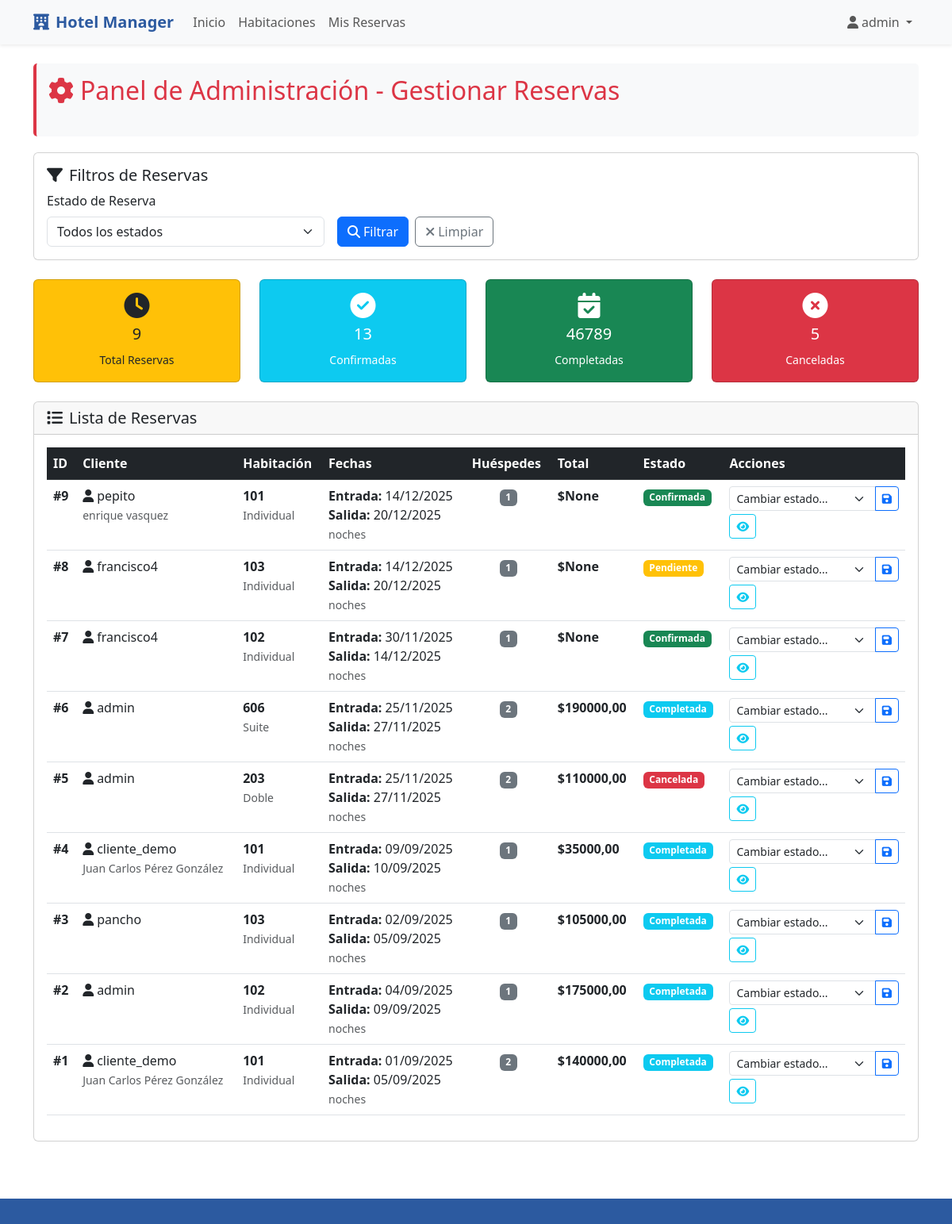
/reservas/ (signed in), run on the app's committed database.
### hotel/models.py (models this page shows, shortened)
class Reserva(models.Model):
    ESTADOS_RESERVA = [
        ('pendiente', 'Pendiente'),
        ('confirmada', 'Confirmada'),
        ('cancelada', 'Cancelada'),
        ('completada', 'Completada'),
    ]
    cliente = models.ForeignKey(User, on_delete=models.CASCADE, related_name='reservas')
    habitacion = models.ForeignKey(Habitacion, on_delete=models.CASCADE, related_name='reservas')
    fecha_entrada = models.DateField()
    fecha_salida = models.DateField()
    numero_huespedes = models.PositiveIntegerField()
    estado = models.CharField(max_length=20, choices=ESTADOS_RESERVA, default='pendiente')
    precio_total = models.DecimalField(max_digits=12, decimal_places=2, null=True, blank=True)
    fecha_reserva = models.DateTimeField(auto_now_add=True)
    comentarios = models.TextField(blank=True)
    class Meta:
        verbose_name = "Reserva"
        verbose_name_plural = "Reservas"
        ordering = ['-fecha_reserva']
        indexes = [
            models.Index(fields=['habitacion', 'fecha_entrada', 'fecha_salida']),
            models.Index(fields=['estado']),
        ]
        permissions = [
            ("can_confirm_reservation", "Can confirm reservation"),
            ("can_cancel_reservation", "Can cancel reservation"),
        ]

class Habitacion(models.Model):
    ESTADOS = [
        ('disponible', 'Disponible'),
        ('ocupada', 'Ocupada'),
        ('mantenimiento', 'En Mantenimiento'),
    ]
    numero = models.CharField(max_length=10, unique=True)
    tipo = models.ForeignKey(TipoHabitacion, on_delete=models.PROTECT, related_name='habitaciones') #Deleted Protec para evitar borrados sin querer
    estado = models.CharField(max_length=20, choices=ESTADOS, default='disponible')
    piso = models.IntegerField()
    descripcion = models.TextField(blank=True)
    fecha_creacion = models.DateTimeField(auto_now_add=True)
    class Meta:
        verbose_name = "Habitación"
        verbose_name_plural = "Habitaciones"
        ordering = ['numero']
        indexes = [
            models.Index(fields=['numero']),
            models.Index(fields=['estado']),
        ]
        permissions = [
            ("can_change_room_state", "Can change room state"),
        ]

class TipoHabitacion(models.Model):
    TIPOS_HABITACION = [
        ('individual', 'Individual'),
        ('doble', 'Doble'),
        ('suite', 'Suite'),
        ('familiar', 'Familiar'),
    ]
    nombre = models.CharField(max_length=50, choices=TIPOS_HABITACION, unique=True)
    descripcion = models.TextField(blank=True)
    precio_por_noche = models.DecimalField(max_digits=10, decimal_places=2)
    capacidad_maxima = models.PositiveIntegerField()
    class Meta:
        verbose_name = "Tipo de Habitación"
        verbose_name_plural = "Tipos de Habitación"
        indexes = [
            models.Index(fields=['nombre']),
        ]
    def __str__(self):
        return self.get_nombre_display()

### hotel/views.py (the view)
# urls.py: path('reservas/', views.gestionar_reservas, name='gestionar_reservas'),
@user_passes_test(es_administrador)
def gestionar_reservas(request):
    reservas = Reserva.objects.all().order_by('-fecha_reserva')
    estado_filtro = request.GET.get('estado')
    if estado_filtro:
        reservas = reservas.filter(estado=estado_filtro)
    contexto = {
        'reservas': reservas,
        'estado_seleccionado': estado_filtro,
    }
    return render(request, 'hotel/gestionar_reservas.html', contexto)

### hotel/views.py (called while the page is built)
def es_administrador(user):
    return user.is_staff or user.is_superuser

### hotel/templates/hotel/gestionar_reservas.html (shortened to what this page needs)
{% extends 'hotel/base.html' %}
{% block contenido %}
<div class="admin-controls">
    <h2 class="text-danger mb-4">
        <i class="fas fa-cog me-2"></i>Panel de Administración - Gestionar Reservas
    </h2>
</div>
<div class="card mb-4">
    <div class="card-body">
        <h5 class="card-title">
            <i class="fas fa-filter me-2"></i>Filtros de Reservas
        </h5>
        <form method="GET" class="row g-3">
            <div class="col-md-4">
                <label for="estado" class="form-label">Estado de Reserva</label>
                <select name="estado" id="estado" class="form-select">
                    <option value="">Todos los estados</option>
                </select>
            </div>
            <div class="col-md-4 d-flex align-items-end">
                <button type="submit" class="btn btn-primary me-2">
                    <i class="fas fa-search me-1"></i>Filtrar
                </button>
                <a href="{% url 'gestionar_reservas' %}" class="btn btn-outline-secondary">
                    <i class="fas fa-times me-1"></i>Limpiar
                </a>
            </div>
        </form>
    </div>
</div>
<div class="row mb-4">
    <div class="col-md-3">
        <div class="card bg-warning text-dark">
            <div class="card-body text-center">
                <i class="fas fa-clock fa-2x mb-2"></i>
                <h5>{{ reservas|length }}</h5>
                <small>Total Reservas</small>
            </div>
        </div>
    </div>
    <div class="col-md-3">
        <div class="card bg-info text-white">
            <div class="card-body text-center">
                <i class="fas fa-check-circle fa-2x mb-2"></i>
                <h5>{% for r in reservas %}{% if r.estado == 'confirmada' %}{{ forloop.counter }}{% endif %}{% endfor %}</h5>
                <small>Confirmadas</small>
            </div>
        </div>
    </div>
    <div class="col-md-3">
        <div class="card bg-success text-white">
            <div class="card-body text-center">
                <i class="fas fa-calendar-check fa-2x mb-2"></i>
                <h5>{% for r in reservas %}{% if r.estado == 'completada' %}{{ forloop.counter }}{% endif %}{% endfor %}</h5>
                <small>Completadas</small>
            </div>
        </div>
    </div>
    <div class="col-md-3">
        <div class="card bg-danger text-white">
            <div class="card-body text-center">
                <i class="fas fa-times-circle fa-2x mb-2"></i>
                <h5>{% for r in reservas %}{% if r.estado == 'cancelada' %}{{ forloop.counter }}{% endif %}{% endfor %}</h5>
                <small>Canceladas</small>
            </div>
        </div>
    </div>
</div>
<div class="card">
    <div class="card-header">
        <h5 class="mb-0">
            <i class="fas fa-list me-2"></i>Lista de Reservas
        </h5>
    </div>
    <div class="card-body">
        {% if reservas %}
            <div class="table-responsive">
                <table class="table table-hover">
                    <thead class="table-dark">
                        <tr>
                            <th>ID</th>
                            <th>Cliente</th>
                            <th>Habitación</th>
                            <th>Fechas</th>
                            <th>Huéspedes</th>
                            <th>Total</th>
                            <th>Estado</th>
                            <th>Acciones</th>
                        </tr>
                    </thead>
                    <tbody>
                        {% for reserva in reservas %}
                            <tr>
                                <td><strong>#{{ reserva.id }}</strong></td>
                                <td>
                                    <i class="fas fa-user me-1"></i>{{ reserva.cliente.username }}
                                    {% if reserva.cliente.first_name %}
                                        <br><small class="text-muted">{{ reserva.cliente.first_name }} {{ reserva.cliente.last_name }}</small>
                                    {% endif %}
                                </td>
                                <td>
                                    <strong>{{ reserva.habitacion.numero }}</strong>
                                    <br><small class="text-muted">{{ reserva.habitacion.tipo }}</small>
                                </td>
                                <td>
                                    <strong>Entrada:</strong> {{ reserva.fecha_entrada|date:"d/m/Y" }}
                                    <br><strong>Salida:</strong> {{ reserva.fecha_salida|date:"d/m/Y" }}
                                    <br><small class="text-muted">{{ reserva.calcular_noches }} noches</small>
                                </td>
                                <td class="text-center">
                                    <span class="badge bg-secondary">{{ reserva.numero_huespedes }}</span>
                                </td>
                                <td>
                                    <strong>${{ reserva.precio_total }}</strong>
                                </td>
                                <td>
                                    <span class="badge {% if reserva.estado == 'confirmada' %}bg-success{% elif reserva.estado == 'pendiente' %}bg-warning{% elif reserva.estado == 'cancelada' %}bg-danger{% else %}bg-info{% endif %}">
                                        {{ reserva.get_estado_display }}
                                    </span>
                                </td>
                                <td>
                                    <form method="POST" action="{% url 'cambiar_estado_reserva' reserva.id %}" class="d-inline">
                                        <div class="input-group input-group-sm">
                                            <select name="nuevo_estado" class="form-select form-select-sm" required>
                                                <option value="">Cambiar estado...</option>
                                            </select>
                                            <button type="submit" class="btn btn-outline-primary btn-sm">
                                                <i class="fas fa-save"></i>
                                            </button>
                                        </div>
                                    </form>
                                    <button class="btn btn-sm btn-outline-info mt-1" type="button" data-bs-toggle="collapse" data-bs-target="#detalles-{{ reserva.id }}">
                                        <i class="fas fa-eye"></i>
                                    </button>
                                </td>
                            </tr>
                        {% endfor %}
                    </tbody>
                </table>
            </div>
        {% else %}
            <div class="text-center py-4">
                <i class="fas fa-calendar-times fa-3x text-muted mb-3"></i>
                <h5>No hay reservas que mostrar</h5>
                <p class="text-muted">No se encontraron reservas con los filtros seleccionados.</p>
            </div>
        {% endif %}
    </div>
</div>
{% endblock %}

### hotel/templates/hotel/base.html (shortened to what this page needs)
{% load static %}
<!DOCTYPE html>
<html lang="es">
<head>
    <link href="https://cdnjs.cloudflare.com/ajax/libs/bootstrap/5.3.0/css/bootstrap.min.css" rel="stylesheet">
    <link href="https://cdnjs.cloudflare.com/ajax/libs/font-awesome/6.4.0/css/all.min.css" rel="stylesheet">
</head>
<body>
    <nav class="navbar navbar-expand-lg navbar-light bg-light shadow-sm">
        <div class="container">
            <a class="navbar-brand" href="{% url 'inicio' %}">
                <i class="fas fa-hotel me-2"></i>Hotel Manager
            </a>
            <div class="collapse navbar-collapse" id="navbarNav">
                <ul class="navbar-nav me-auto">
                    <li class="nav-item">
                        <a class="nav-link" href="{% url 'inicio' %}">Inicio</a>
                    </li>
                    <li class="nav-item">
                        <a class="nav-link" href="{% url 'lista_habitaciones' %}">Habitaciones</a>
                    </li>
                    {% if user.is_authenticated %}
                        <li class="nav-item">
                            <a class="nav-link" href="{% url 'mis_reservas' %}">Mis Reservas</a>
                        </li>
                    {% endif %}
                </ul>
                <ul class="navbar-nav">
                    {% if user.is_authenticated %}
                        <li class="nav-item dropdown">
                            <a class="nav-link dropdown-toggle" href="#" role="button" data-bs-toggle="dropdown">
                                <i class="fas fa-user me-1"></i>{{ user.username }}
                            </a>
                        </li>
                    {% endif %}
                </ul>
            </div>
        </div>
    </nav>
    <main class="container my-4">
        {% block contenido %}
        {% endblock %}
    </main>
    <footer class="footer py-3 mt-5">
    </footer>
</body>
</html>

### hotel/templates/hotel/base.html (style rules this page uses)
.navbar-brand { font-weight: bold; color: #2c5aa0 !important; }
.admin-controls { background-color: #f8f9fa; border-radius: 5px; padding: 15px; margin-bottom: 20px; border-left: 4px solid #dc3545; }
.footer { background-color: #2c5aa0; color: white; margin-top: auto; }
body { display: flex; flex-direction: column; min-height: 100vh; }
main { flex: 1; }

### data on the page
Reserva: id "9", cliente.username "pepito", cliente.first_name "enrique", cliente.last_name "vasquez", habitacion.numero "101", habitacion.tipo "Individual", fecha_entrada "14/12/2025", fecha_salida "20/12/2025", numero_huespedes "1", precio_total "None", estado "Confirmada"
Reserva: id "7", cliente.username "francisco4", habitacion.numero "102", habitacion.tipo "Individual", fecha_entrada "30/11/2025", fecha_salida "14/12/2025", numero_huespedes "1", precio_total "None", estado "Confirmada"
Reserva: id "6", cliente.username "admin", habitacion.numero "606", habitacion.tipo "Suite", fecha_entrada "25/11/2025", fecha_salida "27/11/2025", numero_huespedes "2", precio_total "190000,00", estado "Completada"
Reserva: id "4", cliente.username "cliente_demo", cliente.first_name "Juan Carlos", cliente.last_name "Pérez González", habitacion.numero "101", habitacion.tipo "Individual", fecha_entrada "09/09/2025", fecha_salida "10/09/2025", numero_huespedes "1", precio_total "35000,00", estado "Completada"
Reserva: id "3", cliente.username "pancho", habitacion.numero "103", habitacion.tipo "Individual", fecha_entrada "02/09/2025", fecha_salida "05/09/2025", numero_huespedes "1", precio_total "105000,00", estado "Completada"
Reserva: id "2", cliente.username "admin", habitacion.numero "102", habitacion.tipo "Individual", fecha_entrada "04/09/2025", fecha_salida "09/09/2025", numero_huespedes "1", precio_total "175000,00", estado "Completada"
Reserva: id "1", cliente.username "cliente_demo", cliente.first_name "Juan Carlos", cliente.last_name "Pérez González", habitacion.numero "101", habitacion.tipo "Individual", fecha_entrada "01/09/2025", fecha_salida "05/09/2025", numero_huespedes "2", precio_total "140000,00", estado "Completada"
Reserva: id "5", cliente.username "admin", habitacion.numero "203", habitacion.tipo "Doble", fecha_entrada "25/11/2025", fecha_salida "27/11/2025", numero_huespedes "2", precio_total "110000,00", estado "Cancelada"
Reserva: id "8", cliente.username "francisco4", habitacion.numero "103", habitacion.tipo "Individual", fecha_entrada "14/12/2025", fecha_salida "20/12/2025", numero_huespedes "1", precio_total "None", estado "Pendiente"

### other printed values
{{ user.username }} "admin"
{{ reservas|length }} "9"
